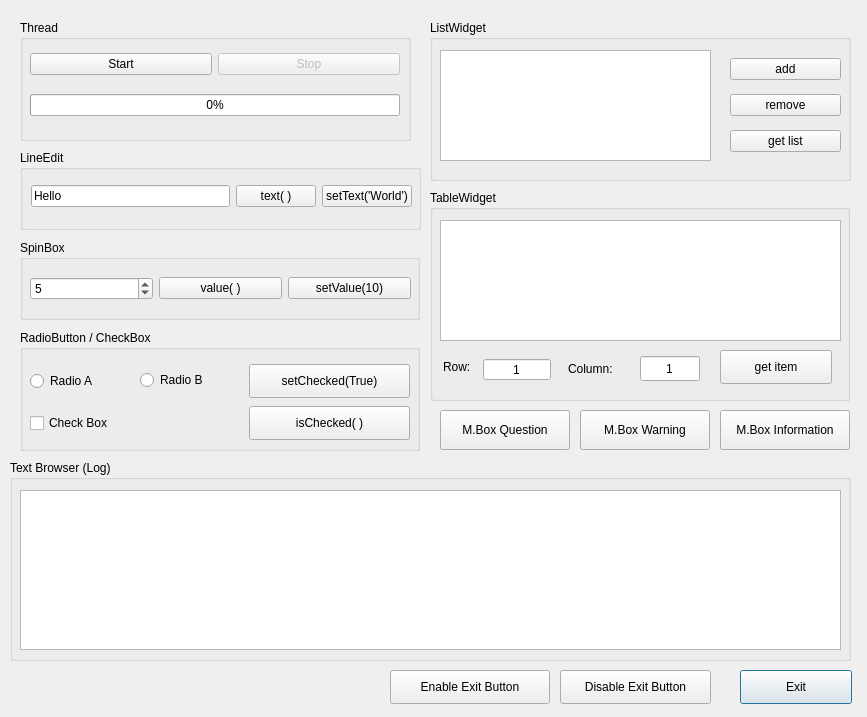
<?xml version="1.0" encoding="UTF-8"?>
<ui version="4.0">
 <class>Dialog</class>
 <widget class="QDialog" name="Dialog">
  <property name="geometry">
   <rect>
    <x>0</x>
    <y>0</y>
    <width>867</width>
    <height>717</height>
   </rect>
  </property>
  <property name="windowTitle">
   <string>QT Dialog Controller</string>
  </property>
  <widget class="QPushButton" name="btn_exit">
   <property name="geometry">
    <rect>
     <x>740</x>
     <y>670</y>
     <width>112</width>
     <height>34</height>
    </rect>
   </property>
   <property name="text">
    <string>Exit</string>
   </property>
  </widget>
  <widget class="QGroupBox" name="groupBox">
   <property name="enabled">
    <bool>true</bool>
   </property>
   <property name="geometry">
    <rect>
     <x>20</x>
     <y>20</y>
     <width>391</width>
     <height>121</height>
    </rect>
   </property>
   <property name="title">
    <string>Thread</string>
   </property>
   <widget class="QWidget" name="layoutWidget">
    <property name="geometry">
     <rect>
      <x>10</x>
      <y>20</y>
      <width>370</width>
      <height>90</height>
     </rect>
    </property>
    <layout class="QVBoxLayout" name="verticalLayout">
     <item>
      <layout class="QGridLayout" name="gridLayout">
       <item row="0" column="0">
        <widget class="QPushButton" name="btn_start">
         <property name="text">
          <string>Start</string>
         </property>
        </widget>
       </item>
       <item row="0" column="1">
        <widget class="QPushButton" name="btn_stop">
         <property name="enabled">
          <bool>false</bool>
         </property>
         <property name="text">
          <string>Stop</string>
         </property>
        </widget>
       </item>
      </layout>
     </item>
     <item>
      <widget class="QProgressBar" name="progressBar">
       <property name="value">
        <number>0</number>
       </property>
      </widget>
     </item>
    </layout>
   </widget>
  </widget>
  <widget class="QGroupBox" name="gb_le">
   <property name="geometry">
    <rect>
     <x>20</x>
     <y>150</y>
     <width>401</width>
     <height>80</height>
    </rect>
   </property>
   <property name="title">
    <string>LineEdit</string>
   </property>
   <widget class="QWidget" name="layoutWidget">
    <property name="geometry">
     <rect>
      <x>11</x>
      <y>16</y>
      <width>381</width>
      <height>61</height>
     </rect>
    </property>
    <layout class="QHBoxLayout" name="horizontalLayout_2">
     <item>
      <widget class="QLineEdit" name="lineEdit">
       <property name="text">
        <string>Hello</string>
       </property>
      </widget>
     </item>
     <item>
      <widget class="QPushButton" name="btn_get_le">
       <property name="text">
        <string>text( )</string>
       </property>
      </widget>
     </item>
     <item>
      <widget class="QPushButton" name="btn_set_le">
       <property name="text">
        <string>setText('World')</string>
       </property>
      </widget>
     </item>
    </layout>
   </widget>
  </widget>
  <widget class="QGroupBox" name="groupBox_3">
   <property name="geometry">
    <rect>
     <x>10</x>
     <y>460</y>
     <width>841</width>
     <height>201</height>
    </rect>
   </property>
   <property name="title">
    <string>Text Browser (Log)</string>
   </property>
   <widget class="QTextBrowser" name="tb_log">
    <property name="geometry">
     <rect>
      <x>10</x>
      <y>30</y>
      <width>821</width>
      <height>160</height>
     </rect>
    </property>
   </widget>
  </widget>
  <widget class="QGroupBox" name="groupBox_4">
   <property name="geometry">
    <rect>
     <x>20</x>
     <y>240</y>
     <width>400</width>
     <height>80</height>
    </rect>
   </property>
   <property name="title">
    <string>SpinBox</string>
   </property>
   <widget class="QWidget" name="layoutWidget">
    <property name="geometry">
     <rect>
      <x>10</x>
      <y>23</y>
      <width>381</width>
      <height>51</height>
     </rect>
    </property>
    <layout class="QHBoxLayout" name="horizontalLayout">
     <item>
      <widget class="QSpinBox" name="spinBox">
       <property name="singleStep">
        <number>3</number>
       </property>
       <property name="value">
        <number>5</number>
       </property>
      </widget>
     </item>
     <item>
      <widget class="QPushButton" name="btn_get_sp">
       <property name="text">
        <string>value( )</string>
       </property>
      </widget>
     </item>
     <item>
      <widget class="QPushButton" name="btn_set_sp">
       <property name="text">
        <string>setValue(10)</string>
       </property>
      </widget>
     </item>
    </layout>
   </widget>
  </widget>
  <widget class="QGroupBox" name="groupBox_5">
   <property name="geometry">
    <rect>
     <x>20</x>
     <y>330</y>
     <width>400</width>
     <height>121</height>
    </rect>
   </property>
   <property name="title">
    <string>RadioButton / CheckBox</string>
   </property>
   <widget class="QRadioButton" name="radioButton_a">
    <property name="geometry">
     <rect>
      <x>10</x>
      <y>40</y>
      <width>91</width>
      <height>22</height>
     </rect>
    </property>
    <property name="text">
     <string>Radio A</string>
    </property>
   </widget>
   <widget class="QPushButton" name="btn_get_rb">
    <property name="geometry">
     <rect>
      <x>229</x>
      <y>76</y>
      <width>161</width>
      <height>34</height>
     </rect>
    </property>
    <property name="text">
     <string>isChecked( )</string>
    </property>
   </widget>
   <widget class="QPushButton" name="btn_set_rb">
    <property name="geometry">
     <rect>
      <x>229</x>
      <y>34</y>
      <width>161</width>
      <height>34</height>
     </rect>
    </property>
    <property name="text">
     <string>setChecked(True)</string>
    </property>
   </widget>
   <widget class="QCheckBox" name="checkBox">
    <property name="geometry">
     <rect>
      <x>10</x>
      <y>78</y>
      <width>200</width>
      <height>30</height>
     </rect>
    </property>
    <property name="text">
     <string>Check Box</string>
    </property>
    <property name="checkable">
     <bool>true</bool>
    </property>
   </widget>
   <widget class="QRadioButton" name="radioButton_b">
    <property name="geometry">
     <rect>
      <x>120</x>
      <y>42</y>
      <width>90</width>
      <height>16</height>
     </rect>
    </property>
    <property name="text">
     <string>Radio B</string>
    </property>
   </widget>
  </widget>
  <widget class="QGroupBox" name="groupBox_6">
   <property name="geometry">
    <rect>
     <x>430</x>
     <y>20</y>
     <width>421</width>
     <height>161</height>
    </rect>
   </property>
   <property name="title">
    <string>ListWidget</string>
   </property>
   <widget class="QListWidget" name="listWidget">
    <property name="geometry">
     <rect>
      <x>10</x>
      <y>30</y>
      <width>271</width>
      <height>111</height>
     </rect>
    </property>
   </widget>
   <widget class="QWidget" name="layoutWidget">
    <property name="geometry">
     <rect>
      <x>300</x>
      <y>30</y>
      <width>111</width>
      <height>111</height>
     </rect>
    </property>
    <layout class="QVBoxLayout" name="verticalLayout_2">
     <item>
      <widget class="QPushButton" name="btn_add_list">
       <property name="text">
        <string>add</string>
       </property>
      </widget>
     </item>
     <item>
      <widget class="QPushButton" name="btn_remove_list">
       <property name="text">
        <string>remove</string>
       </property>
      </widget>
     </item>
     <item>
      <widget class="QPushButton" name="btn_get_list">
       <property name="text">
        <string>get list</string>
       </property>
      </widget>
     </item>
    </layout>
   </widget>
  </widget>
  <widget class="QGroupBox" name="groupBox_7">
   <property name="geometry">
    <rect>
     <x>430</x>
     <y>190</y>
     <width>420</width>
     <height>211</height>
    </rect>
   </property>
   <property name="title">
    <string>TableWidget</string>
   </property>
   <widget class="QTableWidget" name="tableWidget">
    <property name="geometry">
     <rect>
      <x>10</x>
      <y>30</y>
      <width>401</width>
      <height>121</height>
     </rect>
    </property>
   </widget>
   <widget class="QLineEdit" name="le_row">
    <property name="geometry">
     <rect>
      <x>53</x>
      <y>169</y>
      <width>68</width>
      <height>21</height>
     </rect>
    </property>
    <property name="text">
     <string>1</string>
    </property>
    <property name="alignment">
     <set>Qt::AlignCenter</set>
    </property>
   </widget>
   <widget class="QLabel" name="label">
    <property name="geometry">
     <rect>
      <x>13</x>
      <y>169</y>
      <width>34</width>
      <height>16</height>
     </rect>
    </property>
    <property name="text">
     <string>Row:</string>
    </property>
   </widget>
   <widget class="QLabel" name="label_2">
    <property name="geometry">
     <rect>
      <x>138</x>
      <y>170</y>
      <width>70</width>
      <height>18</height>
     </rect>
    </property>
    <property name="text">
     <string>Column:</string>
    </property>
   </widget>
   <widget class="QLineEdit" name="le_column">
    <property name="geometry">
     <rect>
      <x>210</x>
      <y>166</y>
      <width>60</width>
      <height>25</height>
     </rect>
    </property>
    <property name="text">
     <string>1</string>
    </property>
    <property name="alignment">
     <set>Qt::AlignCenter</set>
    </property>
   </widget>
   <widget class="QPushButton" name="btn_get_tablewidget_item">
    <property name="geometry">
     <rect>
      <x>290</x>
      <y>160</y>
      <width>112</width>
      <height>34</height>
     </rect>
    </property>
    <property name="text">
     <string>get item</string>
    </property>
   </widget>
  </widget>
  <widget class="QPushButton" name="btn_question">
   <property name="geometry">
    <rect>
     <x>440</x>
     <y>410</y>
     <width>130</width>
     <height>40</height>
    </rect>
   </property>
   <property name="text">
    <string>M.Box Question</string>
   </property>
  </widget>
  <widget class="QPushButton" name="btn_warning">
   <property name="geometry">
    <rect>
     <x>580</x>
     <y>410</y>
     <width>130</width>
     <height>40</height>
    </rect>
   </property>
   <property name="text">
    <string>M.Box Warning</string>
   </property>
  </widget>
  <widget class="QPushButton" name="btn_information">
   <property name="geometry">
    <rect>
     <x>720</x>
     <y>410</y>
     <width>130</width>
     <height>40</height>
    </rect>
   </property>
   <property name="text">
    <string>M.Box Information</string>
   </property>
  </widget>
  <widget class="QPushButton" name="btn_enable">
   <property name="geometry">
    <rect>
     <x>390</x>
     <y>670</y>
     <width>160</width>
     <height>34</height>
    </rect>
   </property>
   <property name="text">
    <string>Enable Exit Button</string>
   </property>
  </widget>
  <widget class="QPushButton" name="btn_disable">
   <property name="geometry">
    <rect>
     <x>560</x>
     <y>670</y>
     <width>151</width>
     <height>34</height>
    </rect>
   </property>
   <property name="text">
    <string>Disable Exit Button</string>
   </property>
  </widget>
 </widget>
 <tabstops>
  <tabstop>btn_start</tabstop>
  <tabstop>btn_stop</tabstop>
  <tabstop>lineEdit</tabstop>
  <tabstop>btn_get_le</tabstop>
  <tabstop>btn_set_le</tabstop>
  <tabstop>spinBox</tabstop>
  <tabstop>btn_get_sp</tabstop>
  <tabstop>btn_set_sp</tabstop>
  <tabstop>radioButton_a</tabstop>
  <tabstop>radioButton_b</tabstop>
  <tabstop>btn_set_rb</tabstop>
  <tabstop>checkBox</tabstop>
  <tabstop>btn_get_rb</tabstop>
  <tabstop>tb_log</tabstop>
  <tabstop>listWidget</tabstop>
  <tabstop>btn_add_list</tabstop>
  <tabstop>btn_remove_list</tabstop>
  <tabstop>btn_get_list</tabstop>
  <tabstop>tableWidget</tabstop>
  <tabstop>le_row</tabstop>
  <tabstop>le_column</tabstop>
  <tabstop>btn_get_tablewidget_item</tabstop>
  <tabstop>btn_question</tabstop>
  <tabstop>btn_warning</tabstop>
  <tabstop>btn_information</tabstop>
  <tabstop>btn_enable</tabstop>
  <tabstop>btn_disable</tabstop>
  <tabstop>btn_exit</tabstop>
 </tabstops>
 <resources/>
 <connections/>
</ui>
